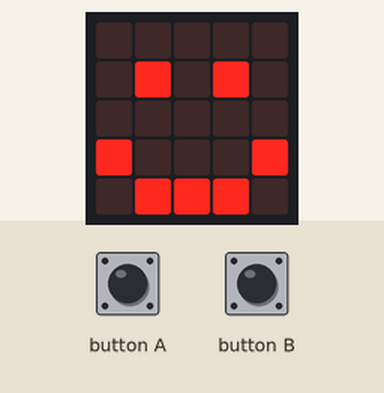
A program run on a simulated BBC micro:bit (MakeCode). Parts: the board's 5×5 LED display. The test bench sets the inputs (shaded band).

Above: at 1.8 s.
1.9 s: button A pressed for 0.15 s
At 2.55 s:
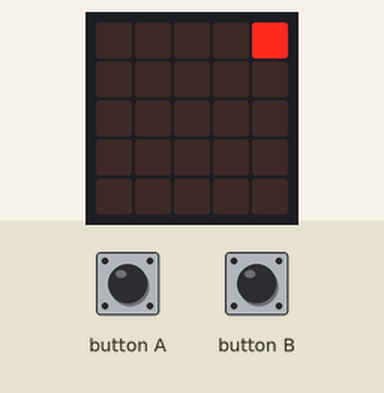
2.6 s: button B pressed for 0.15 s
At 2.8 s:
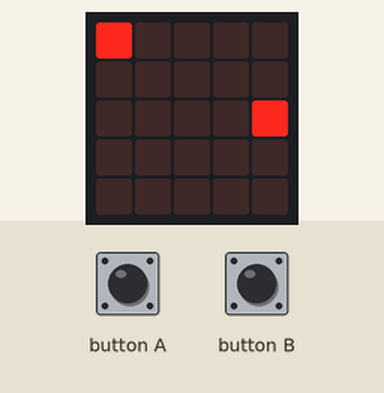
3.3 s: button A pressed for 0.15 s
At 5.96 s:
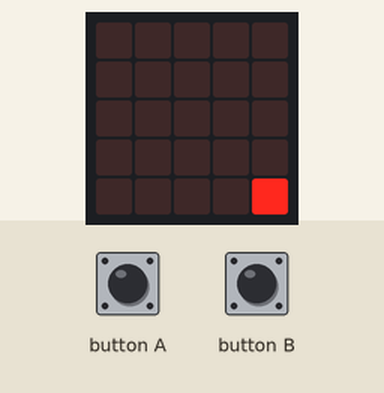
6.4 s: button B pressed for 0.15 s
At 7.8 s:
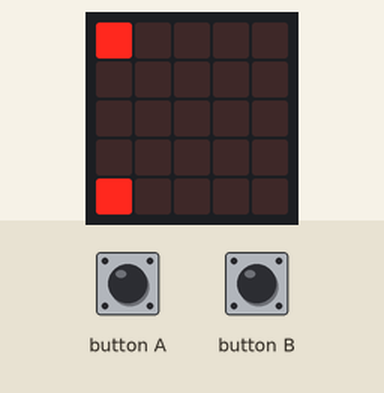
Timing chart, 0 to 8.1 s (numbered marks = the images above; inputs shaded):
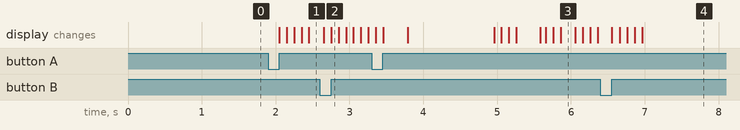

Measured:
- after the input at 1.9 s, the display: first changes after 0.15 s (image 1 shows a later state)
- after the input at 2.6 s, the display: first differs from a run without the input after 0.15 s (image 2)
- after the input at 6.4 s, the display: changes after 0.15 s (image 4)

The program:

main.ts
```typescript
// (licence header left out)
// initialize display
basic.showIcon(IconNames.Happy)

// initialize counters
let xCounter = 0
let yCounter = 0

// handle button A press
input.onButtonPressed(Button.A, function() {
    // create sprite
    const sprite = game.createSprite(0, 0)

    // reset counters
    xCounter = 0
    yCounter = 0

    // move right
    while (xCounter <= 4) {
        basic.pause(100)
        sprite.change(LedSpriteProperty.X, 1)
        xCounter += 1
    }

    // move down
    while (yCounter <= 4) {
        basic.pause(100)
        sprite.change(LedSpriteProperty.Y, 1)
        yCounter += 1
    }

    // move left
    while (xCounter >= 0) {
        basic.pause(100)
        sprite.change(LedSpriteProperty.X, -1)
        xCounter -= 1
    }

    // move up
    while (yCounter >= 0) {
        basic.pause(100)
        sprite.change(LedSpriteProperty.Y, -1)
        yCounter -= 1
    }

    // delete sprite
    sprite.delete()

    // reset display
    basic.showIcon(IconNames.Happy)
})

// handle button B press
input.onButtonPressed(Button.B, function () {
    // create sprite
    const sprite = game.createSprite(0, 0)

    // reset counters
    xCounter = 0
    yCounter = 0

    // move down
    while (yCounter <= 4) {
        basic.pause(100)
        sprite.change(LedSpriteProperty.Y, 1)
        yCounter += 1
    }

    // move right
    while (xCounter <= 4) {
        basic.pause(100)
        sprite.change(LedSpriteProperty.X, 1)
        xCounter += 1
    }

    // move up
    while (yCounter >= 0) {
        basic.pause(100)
        sprite.change(LedSpriteProperty.Y, -1)
        yCounter -= 1
    }

    // move left
    while (xCounter >= 0) {
        basic.pause(100)
        sprite.change(LedSpriteProperty.X, -1)
        xCounter -= 1
    }

    // delete sprite
    sprite.delete()

    // reset display
    basic.showIcon(IconNames.Happy)
})
```
